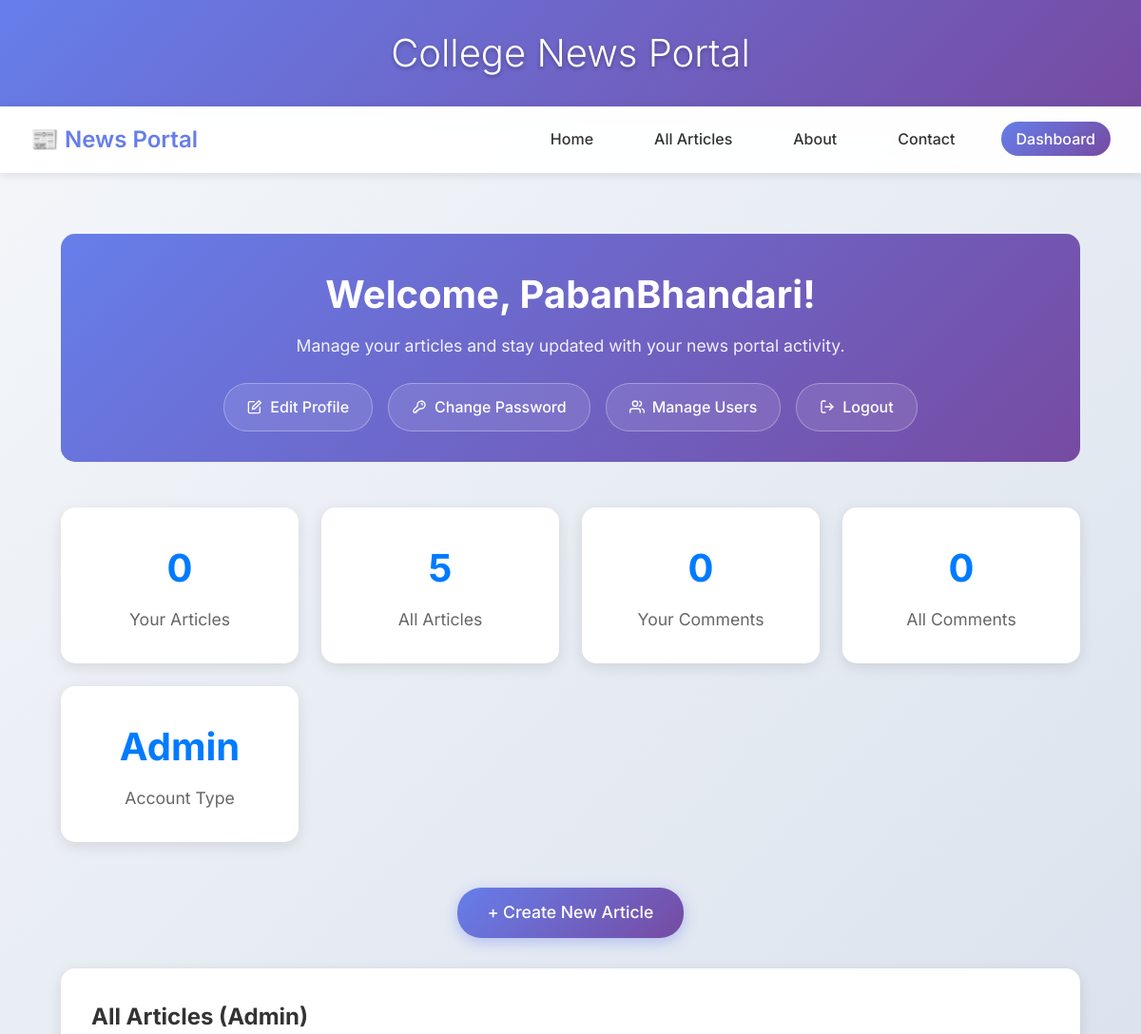
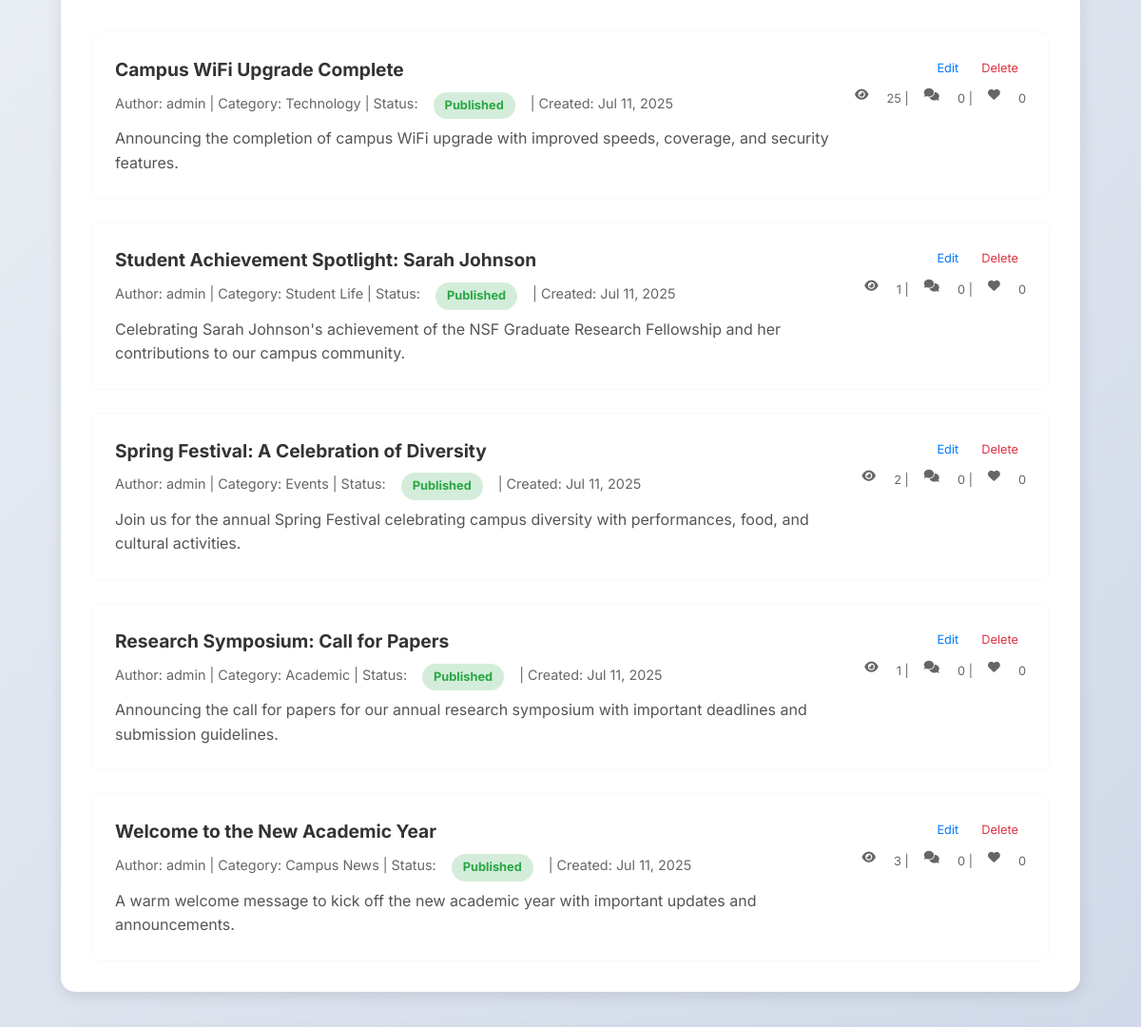
/dashboard/ (signed in, upper part), run on an earlier commit of the app's database (2 pictures, top to bottom).
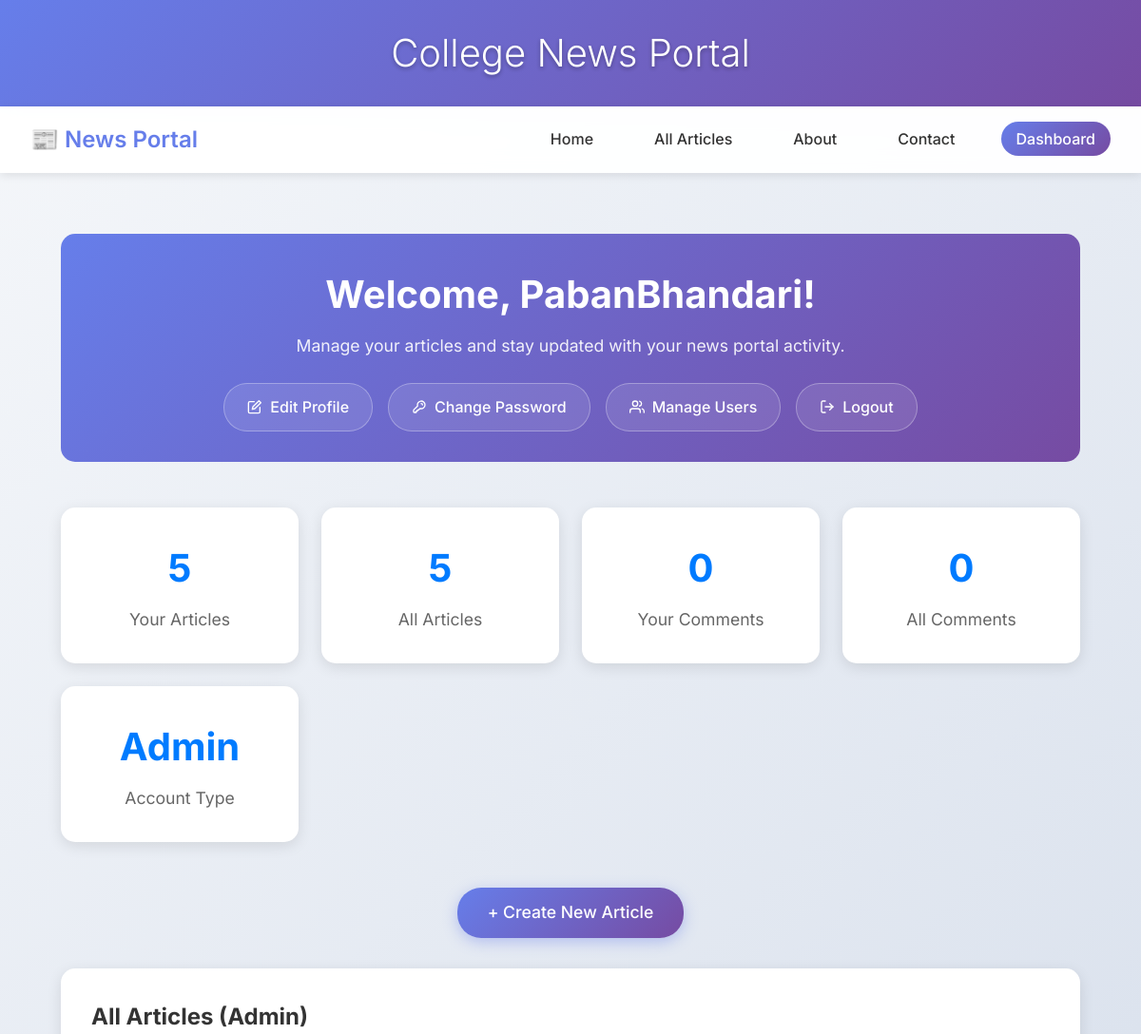
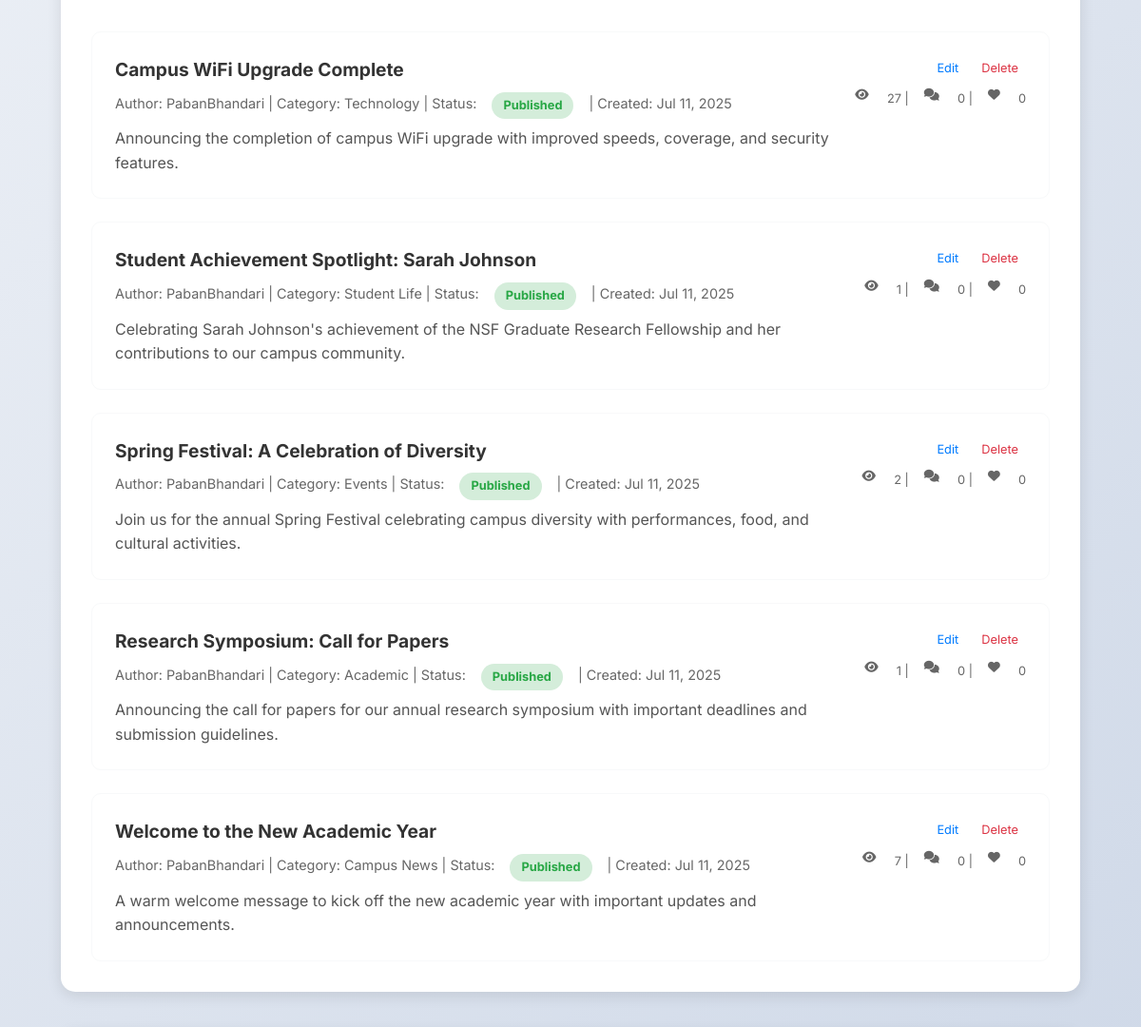
And on a later commit of the database (2 pictures, top to bottom).
### news/models.py (models this page shows, shortened)
class NewsArticle(models.Model):
    STATUS_CHOICES = [
        ('draft', 'Draft'),
        ('published', 'Published'),
        ('archived', 'Archived'),
    ]
    title = models.CharField(max_length=200)
    content = models.TextField()
    summary = models.TextField(max_length=500, blank=True)
    author = models.ForeignKey(User, on_delete=models.CASCADE, related_name='articles')
    category = models.ForeignKey(Category, on_delete=models.CASCADE, related_name='articles')
    status = models.CharField(max_length=20, choices=STATUS_CHOICES, default='draft')
    created_at = models.DateTimeField(auto_now_add=True)
    updated_at = models.DateTimeField(auto_now=True)
    published_at = models.DateTimeField(blank=True, null=True)
    views = models.PositiveIntegerField(default=0)
    class Meta:
        ordering = ['-published_at', '-created_at']
    @property
    def like_count(self):
        return self.likes.count()
    @property
    def comment_count(self):
        return self.comments.filter(is_approved=True).count()

class Category(models.Model):
    name = models.CharField(max_length=100)
    description = models.TextField(blank=True)
    created_at = models.DateTimeField(auto_now_add=True)
    class Meta:
        verbose_name_plural = "Categories"

### news/views.py (the view, shortened to what this page needs)
# urls.py: path('dashboard/', views.dashboard, name='dashboard'),
@login_required
def dashboard(request):
    user_profile, created = UserProfile.objects.get_or_create(user=request.user)
    if request.user.is_superuser:
        all_articles = NewsArticle.objects.all().order_by('-created_at')
        all_comments = Comment.objects.all().order_by('-created_at')
        admin_own_articles = NewsArticle.objects.filter(author=request.user).order_by('-created_at')
        admin_own_comments = Comment.objects.filter(author=request.user).order_by('-created_at')
        is_admin = True
        context = {
            'user_profile': user_profile,
            'user_articles': admin_own_articles,
            'user_comments': admin_own_comments,
            'all_articles': all_articles,
            'all_comments': all_comments,
            'is_editor': user_profile.is_editor,
            'is_admin': is_admin,
        }
    return render(request, 'dashboard.html', context)

### news/templates/dashboard.html (shortened to what this page needs)
{% extends 'base_home.html' %}
{% block content %}
<div class="dashboard-container">
    <div class="dashboard-header">
        <h1>Welcome, {{ user.username }}!</h1>
        <p>Manage your articles and stay updated with your news portal activity.</p>
        <div class="dashboard-actions">
            <a href="{% url 'edit_profile' %}" class="btn btn-outline edit-profile-btn">
                Edit Profile
            </a>
            <a href="{% url 'change_password' %}" class="btn btn-outline change-password-btn">
                Change Password
            </a>
            {% if user.is_superuser %}
            <a href="{% url 'manage_users' %}" class="btn btn-outline manage-users-btn">
                Manage Users
            </a>
            {% endif %}
            <a href="{% url 'logout_confirm' %}" class="btn btn-outline logout-dashboard-btn">
                Logout
            </a>
        </div>
    </div>
    <div class="dashboard-stats">
        <div class="stat-card">
            <h3>{{ user_articles.count }}</h3>
            <p>Your Articles</p>
        </div>
        {% if user.is_superuser %}
        <div class="stat-card">
            <h3>{{ all_articles.count }}</h3>
            <p>All Articles</p>
        </div>
        {% endif %}
        <div class="stat-card">
            <h3>{{ user_comments.count }}</h3>
            <p>Your Comments</p>
        </div>
        {% if user.is_superuser %}
        <div class="stat-card">
            <h3>{{ all_comments.count }}</h3>
            <p>All Comments</p>
        </div>
        {% endif %}
        <div class="stat-card">
            <h3>
                {% if user.is_superuser %}Admin{% elif user_profile.is_editor %}Editor{% else %}Reader{% endif %}
            </h3>
            <p>Account Type</p>
        </div>
    </div>
    {% if user.is_superuser or user_profile.is_editor %}
    <div style="text-align:center; margin-bottom:2rem;">
        <a href="{% url 'create_article' %}" class="btn btn-primary" style="font-size:1.1rem; padding:0.75rem 2rem;">+ Create New Article</a>
    </div>
    {% endif %}
    {% if user.is_superuser %}
    <div class="dashboard-section" style="margin-bottom:2.5rem;">
        <div class="section-header">
            <h2>All Articles (Admin)</h2>
        </div>
        {% if all_articles %}
        <div class="articles-list">
            {% for article in all_articles %}
            <div class="article-item">
                <div class="article-info">
                    <h3><a href="{% url 'article_detail' article.id %}">{{ article.title }}</a></h3>
                    <p class="article-meta">
                        Author: {{ article.author.username }} |
                        Category: {{ article.category.name }} |
                        Status: <span class="status-{{ article.status }}">{{ article.status|title }}</span> |
                        Created: {{ article.created_at|date:"M d, Y" }}
                    </p>
                    <p class="article-summary">{{ article.summary|default:article.content|truncatewords:30 }}</p>
                </div>
                <div class="article-actions">
                    <div class="action-buttons">
                        <a href="{% url 'edit_article' article.id %}" class="btn-edit">Edit</a>
                        <a href="#" class="btn-delete" onclick="showDeleteArticleConfirmation({{ article.id }}, '{{ article.title|escapejs }}')">Delete</a>
                    </div>
                    <span class="article-stats">
                        <i class="fas fa-eye"></i> {{ article.views }} | <i class="fas fa-comments"></i> {{ article.comment_count }} | <i class="fas fa-heart"></i> {{ article.like_count }}
                    </span>
                </div>
            </div>
            {% endfor %}
        </div>
        {% else %}
        <div class="empty-state">
            <p>No articles found.</p>
        </div>
        {% endif %}
    </div>
    {% endif %}
</div>
{% endblock %}

What changed in the data, as far as the page shows it:
changed NewsArticle "Campus WiFi Upgrade Complete": author.username "admin" → "PabanBhandari"; views "25" → "27"
changed NewsArticle "Student Achievement Spotlight: Sarah Johnson": author.username "admin" → "PabanBhandari"
changed NewsArticle "Spring Festival: A Celebration of Diversity": author.username "admin" → "PabanBhandari"
changed NewsArticle "Research Symposium: Call for Papers": author.username "admin" → "PabanBhandari"
changed NewsArticle "Welcome to the New Academic Year": author.username "admin" → "PabanBhandari"; views "3" → "7"
Also different on the page:
{{ user_articles.count }}: "0" → "5"
